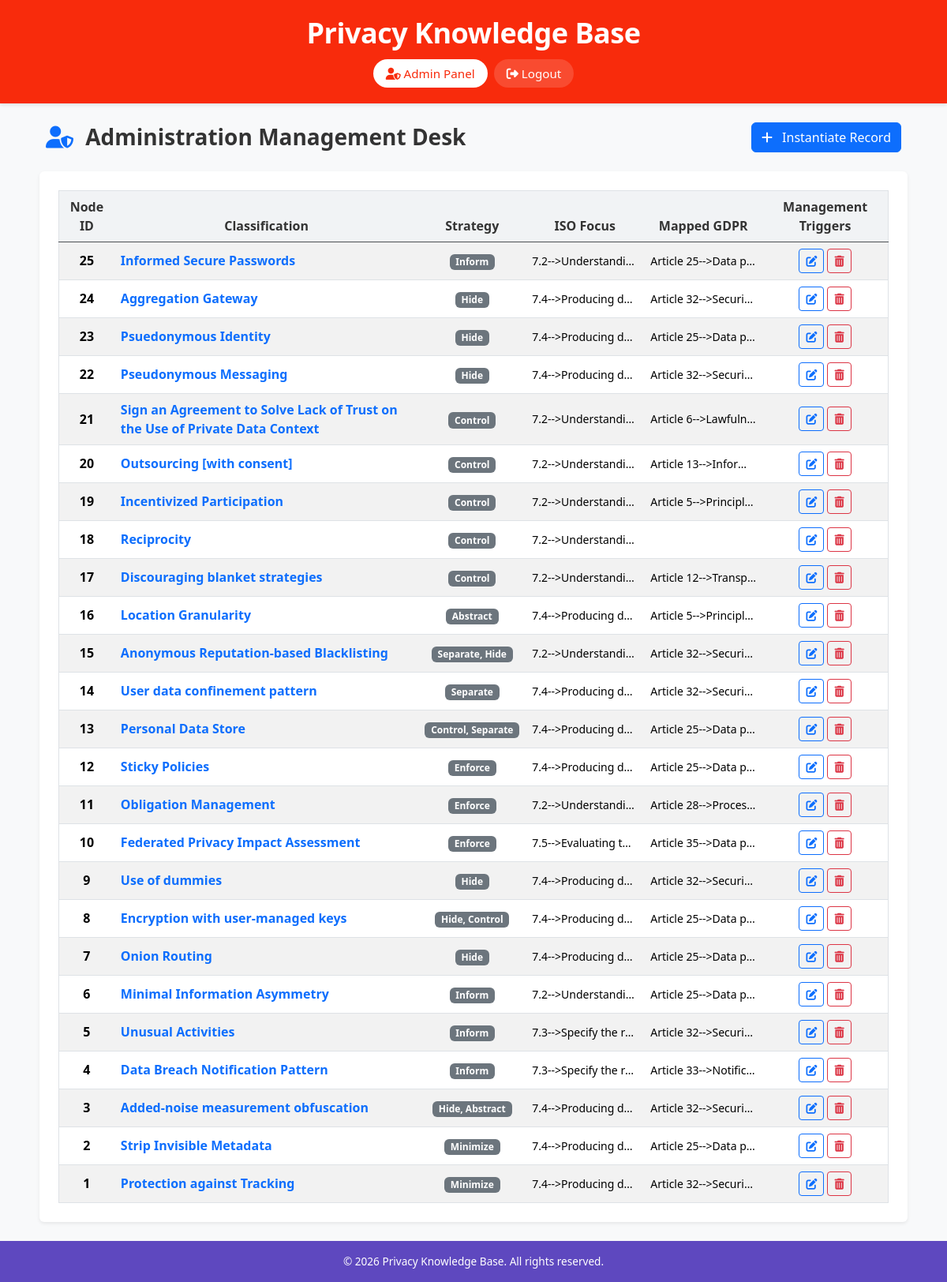
/admin.php (signed in), run on the app's committed database.
### tables this page shows
CREATE TABLE `patterns` (
    `id` INT(11) NOT NULL AUTO_INCREMENT,
    `name` VARCHAR(255) NOT NULL,
    `strategies` VARCHAR(255) DEFAULT NULL,
    `description` TEXT DEFAULT NULL,
    `context` TEXT DEFAULT NULL,
    `iso_phase` VARCHAR(255) DEFAULT NULL,
    `gdpr_article` VARCHAR(255) DEFAULT NULL,
    `privacy_principles` VARCHAR(255) DEFAULT NULL,
    `owasp_categories` VARCHAR(255) DEFAULT NULL,
    `cwe_categories` TEXT DEFAULT NULL,
    `examples` TEXT DEFAULT NULL,
    `collocazione_mvc` VARCHAR(100) DEFAULT NULL,
    `updated_at` TIMESTAMP DEFAULT CURRENT_TIMESTAMP ON UPDATE CURRENT_TIMESTAMP,
    PRIMARY KEY (`id`),
     
    FULLTEXT KEY `idx_search` (`name`, `description`, `strategies`)
);

### public/admin.php (the view, shortened to what this page needs)
<?php
$db = Database::getInstance();
$patterns = [];
$activePattern = null;
$mode = 'list';
try {
    $stmt = $db->query("SELECT * FROM patterns ORDER BY id DESC");
    $patterns = $stmt->fetchAll();
} catch (\Exception $e) {
    error_log("Admin records compilation interface read timeout: " . $e->getMessage());
}
require_once __DIR__ . '/../includes/header.php';
?>
<div class="max-w-5xl mx-auto mb-6">
    <div class="d-flex justify-content-between align-items-center mb-4 px-2">
        <h3 class="fw-bold m-0"><i class="fas fa-user-shield text-primary me-2"></i> Administration Management Desk</h3>
        <?php if ($mode === 'list'): ?>
            <a href="/admin.php?action=create" class="btn btn-primary"><i class="fas fa-plus me-2"></i> Instantiate Record</a>
        <?php else: ?>
            <a href="/admin.php" class="btn btn-outline-secondary"><i class="fas fa-arrow-left me-2"></i> Back to Overview</a>
        <?php endif; ?>
    </div>
    <?php if ($mode === 'create' || $mode === 'edit'): ?>
        <div class="card p-4 border-0 shadow-sm bg-light">
            <h5 class="fw-bold mb-4"><?= $mode === 'create' ? 'Initialize Design Pattern Record' : 'Modify Record Node #' . htmlspecialchars((string)$activePattern['id']) ?></h5>
            <form action="/admin_actions.php" method="POST" class="row g-3">
                <input type="hidden" name="csrf_token" value="<?= get_csrf_token() ?>">
                <input type="hidden" name="action" value="<?= $mode ?>">
                <?php if ($mode === 'edit'): ?>
                    <input type="hidden" name="id" value="<?= htmlspecialchars((string)$activePattern['id']) ?>">
                <?php endif; ?>
                <div class="col-md-6">
                    <label for="name" class="form-label fw-semibold small">Pattern Classification String</label>
                    <input type="text" name="name" id="name" class="form-control shadow-none" value="<?= htmlspecialchars($activePattern['name'] ?? '') ?>" required>
                </div>
                <div class="col-md-6">
                    <label for="strategies" class="form-label fw-semibold small">Privacy Strategy Category</label>
                    <input type="text" name="strategies" id="strategies" class="form-control shadow-none" placeholder="e.g. Minimize, Hide, Separate" value="<?= htmlspecialchars($activePattern['strategies'] ?? '') ?>">
                </div>
                <div class="col-md-12">
                    <label for="description" class="form-label fw-semibold small">Core Technical Description</label>
                    <textarea name="description" id="description" rows="3" class="form-control shadow-none"><?= htmlspecialchars($activePattern['description'] ?? '') ?></textarea>
                </div>
                <div class="col-md-6">
                    <label for="context" class="form-label fw-semibold small">Applicability Context Contextual Basis</label>
                    <input type="text" name="context" id="context" class="form-control shadow-none" value="<?= htmlspecialchars($activePattern['context'] ?? '') ?>">
                </div>
                <div class="col-md-6">
                    <label for="iso_phase" class="form-label fw-semibold small">ISO Design Lifecycle Phase</label>
                    <input type="text" name="iso_phase" id="iso_phase" class="form-control shadow-none" value="<?= htmlspecialchars($activePattern['iso_phase'] ?? '') ?>">
                </div>
                <div class="col-md-6">
                    <label for="gdpr_article" class="form-label fw-semibold small">Mapped GDPR Article</label>
                    <input type="text" name="gdpr_article" id="gdpr_article" class="form-control shadow-none" value="<?= htmlspecialchars($activePattern['gdpr_article'] ?? '') ?>">
                </div>
                <div class="col-md-6">
                    <label for="privacy_principles" class="form-label fw-semibold small">Privacy Embedded Principles</label>
                    <input type="text" name="privacy_principles" id="privacy_principles" class="form-control shadow-none" value="<?= htmlspecialchars($activePattern['privacy_principles'] ?? '') ?>">
                </div>
                <div class="col-md-6">
                    <label for="owasp_categories" class="form-label fw-semibold small">OWASP Categorization Map</label>
                    <input type="text" name="owasp_categories" id="owasp_categories" class="form-control shadow-none" value="<?= htmlspecialchars($activePattern['owasp_categories'] ?? '') ?>">
                </div>
                <div class="col-md-6">
                    <label for="cwe_categories" class="form-label fw-semibold small">CWE Classification System</label>
                    <input type="text" name="cwe_categories" id="cwe_categories" class="form-control shadow-none" value="<?= htmlspecialchars($activePattern['cwe_categories'] ?? '') ?>">
                </div>
                <div class="col-md-12">
                    <label for="examples" class="form-label fw-semibold small">Field Proof Examples</label>
                    <textarea name="examples" id="examples" rows="2" class="form-control shadow-none"><?= htmlspecialchars($activePattern['examples'] ?? '') ?></textarea>
                </div>
                <div class="col-md-6">
                    <label for="collocazione_mvc" class="form-label fw-semibold small">MVC System Mapping Target</label>
                    <input type="text" name="collocazione_mvc" id="collocazione_mvc" class="form-control shadow-none" placeholder="e.g. Controller, Model, View" value="<?= htmlspecialchars($activePattern['collocazione_mvc'] ?? '') ?>">
                </div>
                <div class="col-12 text-end mt-4">
                    <button type="submit" class="btn btn-success px-4"><i class="fas fa-save me-2"></i> Commit Updates</button>
                </div>
            </form>
        </div>
    <?php else: ?>
        <div class="card border-0 shadow-sm p-4">
            <div class="table-responsive">
                <table class="table table-striped table-hover align-middle border text-center m-0">
                    <thead class="table-dark">
                        <tr>
                            <th>Node ID</th>
                            <th>Classification</th>
                            <th>Strategy</th>
                            <th>ISO Focus</th>
                            <th>Mapped GDPR</th>
                            <th>Management Triggers</th>
                        </tr>
                    </thead>
                    <tbody>
                        <?php if (empty($patterns)): ?>
                            <tr><td colspan="6" class="text-muted">Knowledge index currently unpopulated.</td></tr>
                        <?php else: ?>
                            <?php foreach ($patterns as $row): ?>
                                <tr>
                                    <td class="fw-bold"><?= htmlspecialchars((string)$row['id']) ?></td>
                                    <td class="text-start fw-semibold text-primary"><?= htmlspecialchars($row['name']) ?></td>
                                    <td><span class="badge bg-secondary"><?= htmlspecialchars($row['strategies']) ?></span></td>
                                    <td class="small text-truncate" style="max-width: 150px;">
                                        <?= htmlspecialchars($row['iso_phase']) ?>
                                    </td>
                                    <td class="small text-truncate" style="max-width: 150px;">
                                        <?= htmlspecialchars($row['gdpr_article']) ?>
                                    </td>
                                    <td>
                                        <div class="d-flex justify-content-center gap-1">
                                            <a href="/admin.php?action=edit&id=<?= htmlspecialchars((string)$row['id']) ?>" class="btn btn-sm btn-outline-primary" title="Edit Node">
                                                <i class="fas fa-edit"></i>
                                            </a>
                                            <form action="/admin_actions.php" method="POST" onsubmit="return confirm('Evaluate explicit intent to purge records permanently?');" class="m-0">
                                                <button type="submit" class="btn btn-sm btn-outline-danger" title="Purge Record">
                                                    <i class="fas fa-trash-alt"></i>
                                                </button>
                                            </form>
                                        </div>
                                    </td>
                                </tr>
                            <?php endforeach; ?>
                        <?php endif; ?>
                    </tbody>
                </table>
            </div>
        </div>
    <?php endif; ?>
</div>
<?php require_once __DIR__ . '/../includes/footer.php'; ?>

### includes/header.php (shortened to what this page needs)
<?php
$current_page = basename($_SERVER['PHP_SELF']);
?>
<!DOCTYPE html>
<html lang="en">
<head>
    <link href="https://cdn.jsdelivr.net/npm/bootstrap@5.3.3/dist/css/bootstrap.min.css" rel="stylesheet">
    <link rel="stylesheet" href="https://cdnjs.cloudflare.com/ajax/libs/font-awesome/6.5.1/css/all.min.css">
    <link rel="stylesheet" href="/styles.css">
</head>
<body>
    <header class="main-header">
        <h1>Privacy Knowledge Base</h1>
        <nav>
            <ul>
                <?php if (isset($_SESSION['role'])): ?>
                    <?php if ($_SESSION['role'] === 'admin'): ?>
                        <li><a href="/admin.php" class="nav-link <?= $current_page === 'admin.php' ? 'active' : '' ?>"><i class="fas fa-user-shield"></i> Admin Panel</a></li>
                    <?php endif; ?>
                    <li><a href="/login.php?action=logout" class="nav-link btn-danger text-white"><i class="fas fa-sign-out-alt"></i> Logout</a></li>
                <?php endif; ?>
            </ul>
        </nav>
    </header>
    <main class="container my-4">

### includes/footer.php (shortened to what this page needs)
</main>
    <footer class="main-footer">
        <p>&copy; <?= date('Y') ?> Privacy Knowledge Base. All rights reserved.</p>
    </footer>
</body>
</html>

### public/styles.css (style rules this page uses)
:root { --color-primary: #f82b0c; --color-secondary: #5e48bf; --color-bg: #f8f9fa; --color-text: #333333; }
body { font-family: system-ui, -apple-system, BlinkMacSystemFont, "Segoe UI", Roboto, "Helvetica Neue", Arial, sans-serif; background-color: var(--color-bg); color: var(--color-text); display: flex; flex-direction: column; min-height: 100vh; }
.main-header { background-color: var(--color-primary); color: #ffffff; padding: 1.25rem 0; text-align: center; box-shadow: 0 2px 4px rgba(0, 0, 0, 0.1); }
.main-header h1 { margin: 0; font-weight: 800; font-size: 2.25rem; letter-spacing: -0.5px; }
.main-header nav ul { list-style: none; padding: 0; display: flex; flex-wrap: wrap; justify-content: center; gap: 0.5rem; margin: 0.75rem 0 0 0; }
.nav-link { color: #ffffff; text-decoration: none; font-weight: 500; font-size: 0.95rem; padding: 0.4rem 1rem; border-radius: 50px; transition: all 0.2s ease; background-color: rgba(255, 255, 255, 0.15); }
.nav-link:hover, .nav-link.active { background-color: #ffffff; color: var(--color-primary) !important; }
.table th { font-weight: 600; background-color: #f1f3f5 !important; color: var(--color-text) !important; }
.max-w-5xl { max-width: 1100px; }
.main-footer { background-color: var(--color-secondary); color: #ffffff; text-align: center; padding: 1rem 0; margin-top: auto; }
.main-footer p { margin: 0; font-size: 0.85rem; }

### data on the page
patterns: id "25", name "Informed Secure Passwords", strategies "Inform", iso_phase "7.2-->Understandi…", gdpr_article "Article 25-->Data p…"
patterns: id "24", name "Aggregation Gateway", strategies "Hide", iso_phase "7.4-->Producing d…", gdpr_article "Article 32-->Securi…"
patterns: id "23", name "Psuedonymous Identity", strategies "Hide", iso_phase "7.4-->Producing d…", gdpr_article "Article 25-->Data p…"
patterns: id "22", name "Pseudonymous Messaging", strategies "Hide", iso_phase "7.4-->Producing d…", gdpr_article "Article 32-->Securi…"
patterns: id "21", name "Sign an Agreement to Solve Lack of Trust on the Use of Private Data Context", strategies "Control", iso_phase "7.2-->Understandi…", gdpr_article "Article 6-->Lawfuln…"
patterns: id "20", name "Outsourcing [with consent]", strategies "Control", iso_phase "7.2-->Understandi…", gdpr_article "Article 13-->Infor…"
patterns: id "19", name "Incentivized Participation", strategies "Control", iso_phase "7.2-->Understandi…", gdpr_article "Article 5-->Principl…"
patterns: id "18", name "Reciprocity", strategies "Control", iso_phase "7.2-->Understandi…"
patterns: id "17", name "Discouraging blanket strategies", strategies "Control", iso_phase "7.2-->Understandi…", gdpr_article "Article 12-->Transp…"
patterns: id "16", name "Location Granularity", strategies "Abstract", iso_phase "7.4-->Producing d…", gdpr_article "Article 5-->Principl…"
patterns: id "15", name "Anonymous Reputation-based Blacklisting", strategies "Separate, Hide", iso_phase "7.2-->Understandi…", gdpr_article "Article 32-->Securi…"
patterns: id "14", name "User data confinement pattern", strategies "Separate", iso_phase "7.4-->Producing d…", gdpr_article "Article 32-->Securi…"
patterns: id "13", name "Personal Data Store", strategies "Control, Separate", iso_phase "7.4-->Producing d…", gdpr_article "Article 25-->Data p…"
patterns: id "12", name "Sticky Policies", strategies "Enforce", iso_phase "7.4-->Producing d…", gdpr_article "Article 25-->Data p…"
patterns: id "11", name "Obligation Management", strategies "Enforce", iso_phase "7.2-->Understandi…", gdpr_article "Article 28-->Proces…"
patterns: id "10", name "Federated Privacy Impact Assessment", strategies "Enforce", iso_phase "7.5-->Evaluating t…", gdpr_article "Article 35-->Data p…"
patterns: id "9", name "Use of dummies", strategies "Hide", iso_phase "7.4-->Producing d…", gdpr_article "Article 32-->Securi…"
patterns: id "8", name "Encryption with user-managed keys", strategies "Hide, Control", iso_phase "7.4-->Producing d…", gdpr_article "Article 25-->Data p…"
patterns: id "7", name "Onion Routing", strategies "Hide", iso_phase "7.4-->Producing d…", gdpr_article "Article 25-->Data p…"
patterns: id "6", name "Minimal Information Asymmetry", strategies "Inform", iso_phase "7.2-->Understandi…", gdpr_article "Article 25-->Data p…"
patterns: id "5", name "Unusual Activities", strategies "Inform", iso_phase "7.3-->Specify the r…", gdpr_article "Article 32-->Securi…"
patterns: id "4", name "Data Breach Notification Pattern", strategies "Inform", iso_phase "7.3-->Specify the r…", gdpr_article "Article 33-->Notific…"
patterns: id "3", name "Added-noise measurement obfuscation", strategies "Hide, Abstract", iso_phase "7.4-->Producing d…", gdpr_article "Article 32-->Securi…"
patterns: id "2", name "Strip Invisible Metadata", strategies "Minimize", iso_phase "7.4-->Producing d…", gdpr_article "Article 25-->Data p…"
patterns: id "1", name "Protection against Tracking", strategies "Minimize", iso_phase "7.4-->Producing d…", gdpr_article "Article 32-->Securi…"
